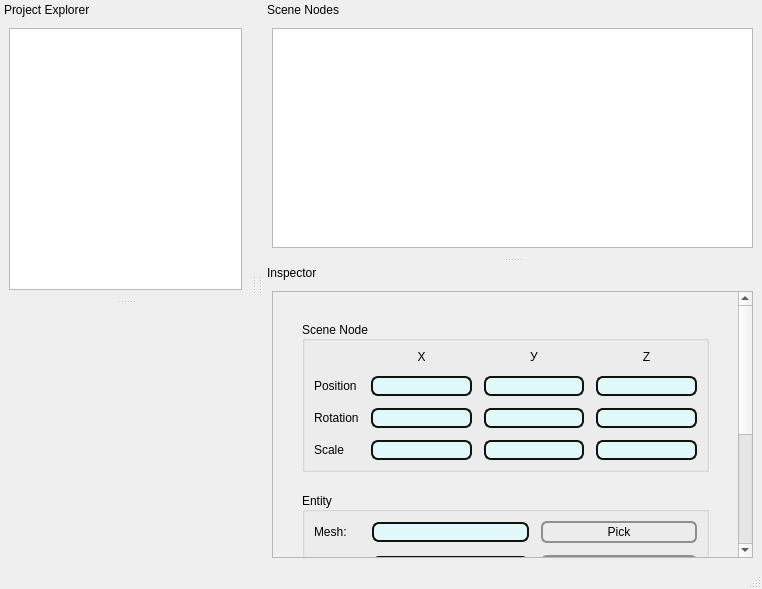
<?xml version="1.0" encoding="UTF-8"?>
<ui version="4.0">
 <class>MainWindow</class>
 <widget class="QMainWindow" name="MainWindow">
  <property name="geometry">
   <rect>
    <x>0</x>
    <y>0</y>
    <width>762</width>
    <height>589</height>
   </rect>
  </property>
  <property name="windowTitle">
   <string>MainWindow</string>
  </property>
  <property name="autoFillBackground">
   <bool>false</bool>
  </property>
  <property name="dockOptions">
   <set>QMainWindow::AllowNestedDocks|QMainWindow::AllowTabbedDocks|QMainWindow::AnimatedDocks</set>
  </property>
  <widget class="QWidget" name="centralwidget">
   <property name="autoFillBackground">
    <bool>false</bool>
   </property>
  </widget>
  <widget class="QMenuBar" name="menubar">
   <property name="geometry">
    <rect>
     <x>0</x>
     <y>0</y>
     <width>762</width>
     <height>20</height>
    </rect>
   </property>
  </widget>
  <widget class="QStatusBar" name="statusbar"/>
  <widget class="QDockWidget" name="projExplorerGUI">
   <property name="sizePolicy">
    <sizepolicy hsizetype="Preferred" vsizetype="Preferred">
     <horstretch>0</horstretch>
     <verstretch>0</verstretch>
    </sizepolicy>
   </property>
   <property name="minimumSize">
    <size>
     <width>82</width>
     <height>103</height>
    </size>
   </property>
   <property name="maximumSize">
    <size>
     <width>5000</width>
     <height>5000</height>
    </size>
   </property>
   <property name="features">
    <set>QDockWidget::DockWidgetMovable</set>
   </property>
   <property name="allowedAreas">
    <set>Qt::BottomDockWidgetArea|Qt::LeftDockWidgetArea|Qt::RightDockWidgetArea</set>
   </property>
   <property name="windowTitle">
    <string notr="true">Project Explorer</string>
   </property>
   <attribute name="dockWidgetArea">
    <number>1</number>
   </attribute>
   <widget class="QWidget" name="dockWidgetContents_15">
    <layout class="QHBoxLayout" name="horizontalLayout_3">
     <item>
      <layout class="QHBoxLayout" name="horizontalLayout">
       <item>
        <widget class="QTreeView" name="prExplorerTree">
         <property name="sizePolicy">
          <sizepolicy hsizetype="Preferred" vsizetype="Preferred">
           <horstretch>0</horstretch>
           <verstretch>0</verstretch>
          </sizepolicy>
         </property>
         <property name="minimumSize">
          <size>
           <width>0</width>
           <height>0</height>
          </size>
         </property>
         <property name="maximumSize">
          <size>
           <width>65656</width>
           <height>76767</height>
          </size>
         </property>
         <property name="sizeIncrement">
          <size>
           <width>0</width>
           <height>0</height>
          </size>
         </property>
         <property name="animated">
          <bool>true</bool>
         </property>
        </widget>
       </item>
      </layout>
     </item>
    </layout>
   </widget>
  </widget>
  <widget class="QDockWidget" name="sceneNodesGUI">
   <property name="sizePolicy">
    <sizepolicy hsizetype="Preferred" vsizetype="Preferred">
     <horstretch>0</horstretch>
     <verstretch>0</verstretch>
    </sizepolicy>
   </property>
   <property name="minimumSize">
    <size>
     <width>103</width>
     <height>103</height>
    </size>
   </property>
   <property name="floating">
    <bool>false</bool>
   </property>
   <property name="features">
    <set>QDockWidget::DockWidgetMovable</set>
   </property>
   <property name="allowedAreas">
    <set>Qt::BottomDockWidgetArea|Qt::LeftDockWidgetArea|Qt::RightDockWidgetArea</set>
   </property>
   <property name="windowTitle">
    <string notr="true">Scene Nodes</string>
   </property>
   <attribute name="dockWidgetArea">
    <number>2</number>
   </attribute>
   <widget class="QWidget" name="dockWidgetContents_14">
    <layout class="QHBoxLayout" name="horizontalLayout_4">
     <item>
      <layout class="QHBoxLayout" name="horizontalLayout_2">
       <item>
        <widget class="QTreeWidget" name="sceneNodesTree">
         <attribute name="headerVisible">
          <bool>false</bool>
         </attribute>
         <column>
          <property name="text">
           <string notr="true">1</string>
          </property>
         </column>
        </widget>
       </item>
      </layout>
     </item>
    </layout>
   </widget>
  </widget>
  <widget class="QDockWidget" name="componentsGUI">
   <property name="sizePolicy">
    <sizepolicy hsizetype="Preferred" vsizetype="Preferred">
     <horstretch>0</horstretch>
     <verstretch>0</verstretch>
    </sizepolicy>
   </property>
   <property name="minimumSize">
    <size>
     <width>270</width>
     <height>270</height>
    </size>
   </property>
   <property name="maximumSize">
    <size>
     <width>700</width>
     <height>700</height>
    </size>
   </property>
   <property name="features">
    <set>QDockWidget::DockWidgetMovable</set>
   </property>
   <property name="allowedAreas">
    <set>Qt::BottomDockWidgetArea|Qt::LeftDockWidgetArea|Qt::RightDockWidgetArea</set>
   </property>
   <property name="windowTitle">
    <string>Inspector</string>
   </property>
   <attribute name="dockWidgetArea">
    <number>2</number>
   </attribute>
   <widget class="QWidget" name="dockWidgetContents">
    <property name="sizePolicy">
     <sizepolicy hsizetype="Preferred" vsizetype="Ignored">
      <horstretch>0</horstretch>
      <verstretch>0</verstretch>
     </sizepolicy>
    </property>
    <layout class="QVBoxLayout" name="verticalLayout">
     <item>
      <widget class="QScrollArea" name="scrollArea">
       <property name="sizePolicy">
        <sizepolicy hsizetype="Preferred" vsizetype="Preferred">
         <horstretch>0</horstretch>
         <verstretch>0</verstretch>
        </sizepolicy>
       </property>
       <property name="autoFillBackground">
        <bool>true</bool>
       </property>
       <property name="verticalScrollBarPolicy">
        <enum>Qt::ScrollBarAsNeeded</enum>
       </property>
       <property name="horizontalScrollBarPolicy">
        <enum>Qt::ScrollBarAsNeeded</enum>
       </property>
       <property name="widgetResizable">
        <bool>true</bool>
       </property>
       <widget class="QWidget" name="scrollAreaWidgetContents_3">
        <property name="geometry">
         <rect>
          <x>0</x>
          <y>0</y>
          <width>333</width>
          <height>466</height>
         </rect>
        </property>
        <property name="sizePolicy">
         <sizepolicy hsizetype="Preferred" vsizetype="Fixed">
          <horstretch>0</horstretch>
          <verstretch>0</verstretch>
         </sizepolicy>
        </property>
        <layout class="QGridLayout" name="gridLayout_2">
         <item row="0" column="0">
          <layout class="QGridLayout" name="gridLayout" columnminimumwidth="0">
           <property name="sizeConstraint">
            <enum>QLayout::SetNoConstraint</enum>
           </property>
           <property name="horizontalSpacing">
            <number>0</number>
           </property>
           <property name="verticalSpacing">
            <number>20</number>
           </property>
           <property name="margin">
            <number>20</number>
           </property>
           <item row="0" column="0">
            <widget class="QGroupBox" name="sceneNodeGUI_4">
             <property name="sizePolicy">
              <sizepolicy hsizetype="Preferred" vsizetype="Fixed">
               <horstretch>0</horstretch>
               <verstretch>0</verstretch>
              </sizepolicy>
             </property>
             <property name="layoutDirection">
              <enum>Qt::LeftToRight</enum>
             </property>
             <property name="title">
              <string>Scene Node</string>
             </property>
             <property name="alignment">
              <set>Qt::AlignLeading|Qt::AlignLeft|Qt::AlignVCenter</set>
             </property>
             <layout class="QGridLayout" name="gridLayout_4">
              <item row="0" column="0">
               <layout class="QGridLayout" name="gridLayout_3">
                <property name="sizeConstraint">
                 <enum>QLayout::SetDefaultConstraint</enum>
                </property>
                <property name="spacing">
                 <number>12</number>
                </property>
                <item row="1" column="1">
                 <widget class="QLineEdit" name="position_z">
                  <property name="sizePolicy">
                   <sizepolicy hsizetype="Preferred" vsizetype="Fixed">
                    <horstretch>0</horstretch>
                    <verstretch>0</verstretch>
                   </sizepolicy>
                  </property>
                  <property name="styleSheet">
                   <string notr="true">QLineEdit {	
     border: 2px solid gray;
     border-radius: 7px;
     padding: 0 8px;
     background: rgb(225, 248, 250);	
	 border-color:rgb(16, 18, 12);

 }</string>
                  </property>
                 </widget>
                </item>
                <item row="1" column="3">
                 <widget class="QLineEdit" name="position_x">
                  <property name="sizePolicy">
                   <sizepolicy hsizetype="Preferred" vsizetype="Fixed">
                    <horstretch>0</horstretch>
                    <verstretch>0</verstretch>
                   </sizepolicy>
                  </property>
                  <property name="styleSheet">
                   <string notr="true">QLineEdit {	
     border: 2px solid gray;
     border-radius: 7px;
     padding: 0 8px;
     background: rgb(225, 248, 250);	
	 border-color:rgb(16, 18, 12);

 }</string>
                  </property>
                 </widget>
                </item>
                <item row="1" column="2">
                 <widget class="QLineEdit" name="position_y">
                  <property name="sizePolicy">
                   <sizepolicy hsizetype="Preferred" vsizetype="Fixed">
                    <horstretch>0</horstretch>
                    <verstretch>0</verstretch>
                   </sizepolicy>
                  </property>
                  <property name="styleSheet">
                   <string notr="true">QLineEdit {	
     border: 2px solid gray;
     border-radius: 7px;
     padding: 0 8px;
     background: rgb(225, 248, 250);	
	 border-color:rgb(16, 18, 12);

 }</string>
                  </property>
                 </widget>
                </item>
                <item row="2" column="3">
                 <widget class="QLineEdit" name="rotation_x">
                  <property name="sizePolicy">
                   <sizepolicy hsizetype="Preferred" vsizetype="Fixed">
                    <horstretch>0</horstretch>
                    <verstretch>0</verstretch>
                   </sizepolicy>
                  </property>
                  <property name="styleSheet">
                   <string notr="true">QLineEdit {	
     border: 2px solid gray;
     border-radius: 7px;
     padding: 0 8px;
     background: rgb(225, 248, 250);	
	 border-color:rgb(16, 18, 12);

 }</string>
                  </property>
                 </widget>
                </item>
                <item row="2" column="2">
                 <widget class="QLineEdit" name="rotation_y">
                  <property name="sizePolicy">
                   <sizepolicy hsizetype="Preferred" vsizetype="Fixed">
                    <horstretch>0</horstretch>
                    <verstretch>0</verstretch>
                   </sizepolicy>
                  </property>
                  <property name="styleSheet">
                   <string notr="true">QLineEdit {	
     border: 2px solid gray;
     border-radius: 7px;
     padding: 0 8px;
     background: rgb(225, 248, 250);	
	 border-color:rgb(16, 18, 12);

 }</string>
                  </property>
                 </widget>
                </item>
                <item row="2" column="1">
                 <widget class="QLineEdit" name="rotation_z">
                  <property name="sizePolicy">
                   <sizepolicy hsizetype="Preferred" vsizetype="Fixed">
                    <horstretch>0</horstretch>
                    <verstretch>0</verstretch>
                   </sizepolicy>
                  </property>
                  <property name="styleSheet">
                   <string notr="true">QLineEdit {	
     border: 2px solid gray;
     border-radius: 7px;
     padding: 0 8px;
     background: rgb(225, 248, 250);	
	 border-color:rgb(16, 18, 12);

 }</string>
                  </property>
                 </widget>
                </item>
                <item row="3" column="3">
                 <widget class="QLineEdit" name="scale_x">
                  <property name="sizePolicy">
                   <sizepolicy hsizetype="Preferred" vsizetype="Fixed">
                    <horstretch>0</horstretch>
                    <verstretch>0</verstretch>
                   </sizepolicy>
                  </property>
                  <property name="styleSheet">
                   <string notr="true">QLineEdit {	
     border: 2px solid gray;
     border-radius: 7px;
     padding: 0 8px;
     background: rgb(225, 248, 250);	
	 border-color:rgb(16, 18, 12);

 }</string>
                  </property>
                 </widget>
                </item>
                <item row="3" column="2">
                 <widget class="QLineEdit" name="scale_y">
                  <property name="sizePolicy">
                   <sizepolicy hsizetype="Preferred" vsizetype="Fixed">
                    <horstretch>0</horstretch>
                    <verstretch>0</verstretch>
                   </sizepolicy>
                  </property>
                  <property name="styleSheet">
                   <string notr="true">QLineEdit {	
     border: 2px solid gray;
     border-radius: 7px;
     padding: 0 8px;
     background: rgb(225, 248, 250);	
	 border-color:rgb(16, 18, 12);

 }</string>
                  </property>
                 </widget>
                </item>
                <item row="3" column="1">
                 <widget class="QLineEdit" name="scale_z">
                  <property name="sizePolicy">
                   <sizepolicy hsizetype="Preferred" vsizetype="Fixed">
                    <horstretch>0</horstretch>
                    <verstretch>0</verstretch>
                   </sizepolicy>
                  </property>
                  <property name="styleSheet">
                   <string notr="true">QLineEdit {	
     border: 2px solid gray;
     border-radius: 7px;
     padding: 0 8px;
     background: rgb(225, 248, 250);	
	 border-color:rgb(16, 18, 12);

 }</string>
                  </property>
                 </widget>
                </item>
                <item row="0" column="2">
                 <widget class="QLabel" name="label_30">
                  <property name="sizePolicy">
                   <sizepolicy hsizetype="Preferred" vsizetype="Fixed">
                    <horstretch>0</horstretch>
                    <verstretch>0</verstretch>
                   </sizepolicy>
                  </property>
                  <property name="text">
                   <string>У</string>
                  </property>
                  <property name="alignment">
                   <set>Qt::AlignCenter</set>
                  </property>
                 </widget>
                </item>
                <item row="0" column="1">
                 <widget class="QLabel" name="label_29">
                  <property name="sizePolicy">
                   <sizepolicy hsizetype="Preferred" vsizetype="Fixed">
                    <horstretch>0</horstretch>
                    <verstretch>0</verstretch>
                   </sizepolicy>
                  </property>
                  <property name="text">
                   <string>X</string>
                  </property>
                  <property name="alignment">
                   <set>Qt::AlignCenter</set>
                  </property>
                 </widget>
                </item>
                <item row="0" column="3">
                 <widget class="QLabel" name="label_31">
                  <property name="sizePolicy">
                   <sizepolicy hsizetype="Preferred" vsizetype="Fixed">
                    <horstretch>0</horstretch>
                    <verstretch>0</verstretch>
                   </sizepolicy>
                  </property>
                  <property name="text">
                   <string>Z</string>
                  </property>
                  <property name="alignment">
                   <set>Qt::AlignCenter</set>
                  </property>
                 </widget>
                </item>
                <item row="1" column="0">
                 <widget class="QLabel" name="label">
                  <property name="sizePolicy">
                   <sizepolicy hsizetype="Fixed" vsizetype="Fixed">
                    <horstretch>0</horstretch>
                    <verstretch>0</verstretch>
                   </sizepolicy>
                  </property>
                  <property name="text">
                   <string>Position</string>
                  </property>
                 </widget>
                </item>
                <item row="2" column="0">
                 <widget class="QLabel" name="label_2">
                  <property name="sizePolicy">
                   <sizepolicy hsizetype="Fixed" vsizetype="Fixed">
                    <horstretch>0</horstretch>
                    <verstretch>0</verstretch>
                   </sizepolicy>
                  </property>
                  <property name="text">
                   <string>Rotation</string>
                  </property>
                 </widget>
                </item>
                <item row="3" column="0">
                 <widget class="QLabel" name="label_3">
                  <property name="sizePolicy">
                   <sizepolicy hsizetype="Fixed" vsizetype="Fixed">
                    <horstretch>0</horstretch>
                    <verstretch>0</verstretch>
                   </sizepolicy>
                  </property>
                  <property name="text">
                   <string>Scale</string>
                  </property>
                 </widget>
                </item>
               </layout>
              </item>
             </layout>
            </widget>
           </item>
           <item row="1" column="0">
            <widget class="QGroupBox" name="enitityGUI_4">
             <property name="sizePolicy">
              <sizepolicy hsizetype="Preferred" vsizetype="Fixed">
               <horstretch>0</horstretch>
               <verstretch>0</verstretch>
              </sizepolicy>
             </property>
             <property name="layoutDirection">
              <enum>Qt::LeftToRight</enum>
             </property>
             <property name="title">
              <string>Entity</string>
             </property>
             <property name="alignment">
              <set>Qt::AlignLeading|Qt::AlignLeft|Qt::AlignVCenter</set>
             </property>
             <layout class="QGridLayout" name="gridLayout_6">
              <item row="0" column="0">
               <layout class="QGridLayout" name="gridLayout_5">
                <property name="spacing">
                 <number>12</number>
                </property>
                <item row="0" column="1">
                 <widget class="QLineEdit" name="mesh_edit">
                  <property name="sizePolicy">
                   <sizepolicy hsizetype="Preferred" vsizetype="Fixed">
                    <horstretch>0</horstretch>
                    <verstretch>0</verstretch>
                   </sizepolicy>
                  </property>
                  <property name="styleSheet">
                   <string notr="true">QLineEdit {	
     border: 2px solid gray;
     border-radius: 7px;
     padding: 0 8px;
     background: rgb(225, 248, 250);	
	 border-color:rgb(16, 18, 12);

 }</string>
                  </property>
                 </widget>
                </item>
                <item row="1" column="1">
                 <widget class="QLineEdit" name="texture_edit">
                  <property name="sizePolicy">
                   <sizepolicy hsizetype="Preferred" vsizetype="Fixed">
                    <horstretch>0</horstretch>
                    <verstretch>0</verstretch>
                   </sizepolicy>
                  </property>
                  <property name="styleSheet">
                   <string notr="true">QLineEdit {	
     border: 2px solid gray;
     border-radius: 7px;
     padding: 0 8px;
     background: rgb(225, 248, 250);	
	 border-color:rgb(16, 18, 12);

 }</string>
                  </property>
                 </widget>
                </item>
                <item row="0" column="0">
                 <widget class="QLabel" name="label_34">
                  <property name="sizePolicy">
                   <sizepolicy hsizetype="Fixed" vsizetype="Fixed">
                    <horstretch>0</horstretch>
                    <verstretch>0</verstretch>
                   </sizepolicy>
                  </property>
                  <property name="text">
                   <string>Mesh:</string>
                  </property>
                 </widget>
                </item>
                <item row="0" column="2">
                 <widget class="QPushButton" name="pushButton_11">
                  <property name="sizePolicy">
                   <sizepolicy hsizetype="Preferred" vsizetype="Fixed">
                    <horstretch>0</horstretch>
                    <verstretch>0</verstretch>
                   </sizepolicy>
                  </property>
                  <property name="styleSheet">
                   <string notr="true">QPushButton {
     border: 2px solid #8f8f91;
     border-radius: 7px;
    border: 2px solid #8f8f91;
     border-radius: 6px;
     background-color: qlineargradient(x1: 0, y1: 0, x2: 0, y2: 1,
                                       stop: 0 #f6f7fa, stop: 1 #dadbde);
     min-width: 80px;   
	padding: 2 8px;
 }

 QPushButton:pressed {
     background-color: qlineargradient(x1: 0, y1: 0, x2: 0, y2: 1,
                                       stop: 0 #dadbde, stop: 1 #f6f7fa);
 }


</string>
                  </property>
                  <property name="text">
                   <string>Pick</string>
                  </property>
                 </widget>
                </item>
                <item row="1" column="2">
                 <widget class="QPushButton" name="pushButton_10">
                  <property name="sizePolicy">
                   <sizepolicy hsizetype="Preferred" vsizetype="Fixed">
                    <horstretch>0</horstretch>
                    <verstretch>0</verstretch>
                   </sizepolicy>
                  </property>
                  <property name="styleSheet">
                   <string notr="true">QPushButton {
     border: 2px solid #8f8f91;
     border-radius: 7px;
    border: 2px solid #8f8f91;
     border-radius: 6px;
     background-color: qlineargradient(x1: 0, y1: 0, x2: 0, y2: 1,
                                       stop: 0 #f6f7fa, stop: 1 #dadbde);
     min-width: 80px;   
	padding: 2 8px;
 }

 QPushButton:pressed {
     background-color: qlineargradient(x1: 0, y1: 0, x2: 0, y2: 1,
                                       stop: 0 #dadbde, stop: 1 #f6f7fa);
 }


</string>
                  </property>
                  <property name="text">
                   <string>Pick</string>
                  </property>
                 </widget>
                </item>
                <item row="1" column="0">
                 <widget class="QLabel" name="label_36">
                  <property name="sizePolicy">
                   <sizepolicy hsizetype="Fixed" vsizetype="Fixed">
                    <horstretch>0</horstretch>
                    <verstretch>0</verstretch>
                   </sizepolicy>
                  </property>
                  <property name="text">
                   <string>Material:</string>
                  </property>
                 </widget>
                </item>
               </layout>
              </item>
             </layout>
            </widget>
           </item>
           <item row="2" column="0">
            <widget class="QGroupBox" name="material_4">
             <property name="sizePolicy">
              <sizepolicy hsizetype="Preferred" vsizetype="Fixed">
               <horstretch>0</horstretch>
               <verstretch>0</verstretch>
              </sizepolicy>
             </property>
             <property name="layoutDirection">
              <enum>Qt::LeftToRight</enum>
             </property>
             <property name="title">
              <string>Material</string>
             </property>
             <property name="alignment">
              <set>Qt::AlignLeading|Qt::AlignLeft|Qt::AlignVCenter</set>
             </property>
             <layout class="QGridLayout" name="gridLayout_8">
              <item row="0" column="0">
               <layout class="QGridLayout" name="gridLayout_7">
                <property name="spacing">
                 <number>0</number>
                </property>
                <item row="1" column="0">
                 <widget class="QGraphicsView" name="graphicsView_4">
                  <property name="enabled">
                   <bool>true</bool>
                  </property>
                  <property name="sizePolicy">
                   <sizepolicy hsizetype="Fixed" vsizetype="Fixed">
                    <horstretch>0</horstretch>
                    <verstretch>0</verstretch>
                   </sizepolicy>
                  </property>
                  <property name="minimumSize">
                   <size>
                    <width>100</width>
                    <height>100</height>
                   </size>
                  </property>
                  <property name="maximumSize">
                   <size>
                    <width>100</width>
                    <height>100</height>
                   </size>
                  </property>
                  <property name="alignment">
                   <set>Qt::AlignCenter</set>
                  </property>
                 </widget>
                </item>
               </layout>
              </item>
             </layout>
            </widget>
           </item>
          </layout>
         </item>
        </layout>
       </widget>
      </widget>
     </item>
    </layout>
   </widget>
  </widget>
  <widget class="QDockWidget" name="dockWidget">
   <property name="sizePolicy">
    <sizepolicy hsizetype="Preferred" vsizetype="Preferred">
     <horstretch>0</horstretch>
     <verstretch>0</verstretch>
    </sizepolicy>
   </property>
   <property name="minimumSize">
    <size>
     <width>200</width>
     <height>200</height>
    </size>
   </property>
   <property name="features">
    <set>QDockWidget::DockWidgetMovable</set>
   </property>
   <property name="allowedAreas">
    <set>Qt::BottomDockWidgetArea|Qt::LeftDockWidgetArea|Qt::RightDockWidgetArea</set>
   </property>
   <attribute name="dockWidgetArea">
    <number>1</number>
   </attribute>
   <widget class="QWidget" name="dockWidgetContents_2">
    <property name="autoFillBackground">
     <bool>false</bool>
    </property>
    <layout class="QGridLayout" name="gridLayout_10">
     <item row="0" column="0">
      <layout class="QGridLayout" name="gridLayout_9"/>
     </item>
    </layout>
   </widget>
  </widget>
  <zorder>dockWidget</zorder>
  <zorder>componentsGUI</zorder>
 </widget>
 <resources/>
 <connections/>
</ui>
